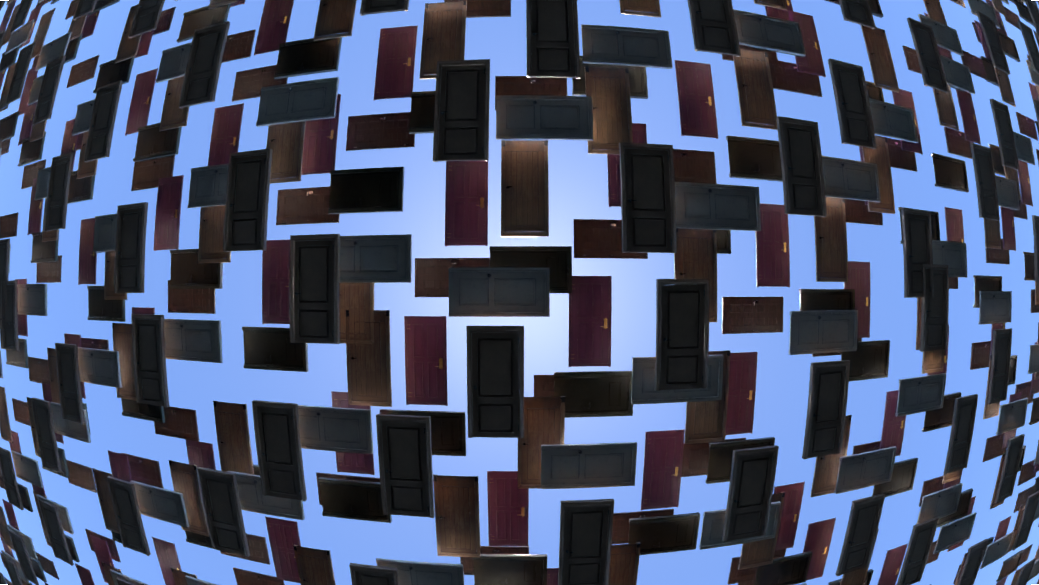
#> input picture fisheye.png, 1039 x 585 px
$ python revfish.py   (older library calls are emulated)
#> lines starting #> are read from the running program, lines starting #| are printed output that depends on the picture
import cv2
import numpy as np

# Load your fisheye image
img = cv2.imread('fisheye.png')
#> img is the input picture: shape (585, 1039, 3); mean B, G, R 111.2, 84.9, 74.9

# Define your camera matrix and distortion coefficients
# Calibration for precise values, but can guess small values too
K = np.array([[500, 0, img.shape[1]//2],
              [0, 500, img.shape[0]//2],
              [0, 0, 1]], dtype=np.float64)

D = np.array([-0.025, 0.005, 0, 0], dtype=np.float64)


# New camera matrix for dewarped image
dim = img.shape[:2][::-1]
#> dim = (1039, 585)
new_K = cv2.fisheye.estimateNewCameraMatrixForUndistortRectify(K, D, dim, np.eye(3), balance=0.5)

# Dewarp
map1, map2 = cv2.fisheye.initUndistortRectifyMap(K, D, np.eye(3), new_K, dim, cv2.CV_16SC2)
undistorted_img = cv2.remap(img, map1, map2, interpolation=cv2.INTER_LINEAR)
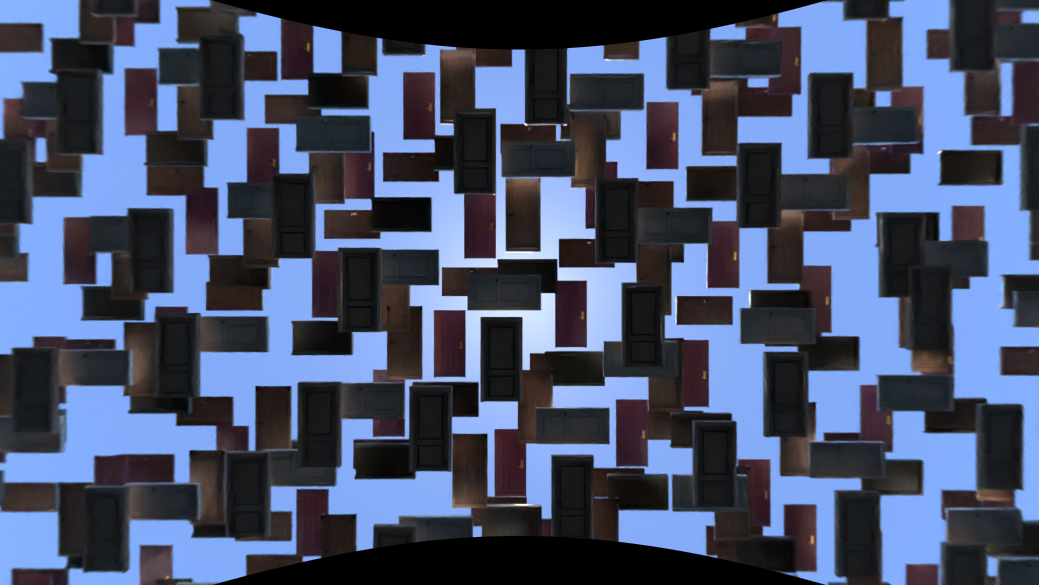
#> undistorted_img: shape (585, 1039, 3); mean B, G, R 105.6, 79.6, 69.5

# Save output
cv2.imwrite('undistorted.png', undistorted_img)
cv2.imshow('undistorted', undistorted_img)
cv2.waitKey(0)
cv2.destroyAllWindows()
